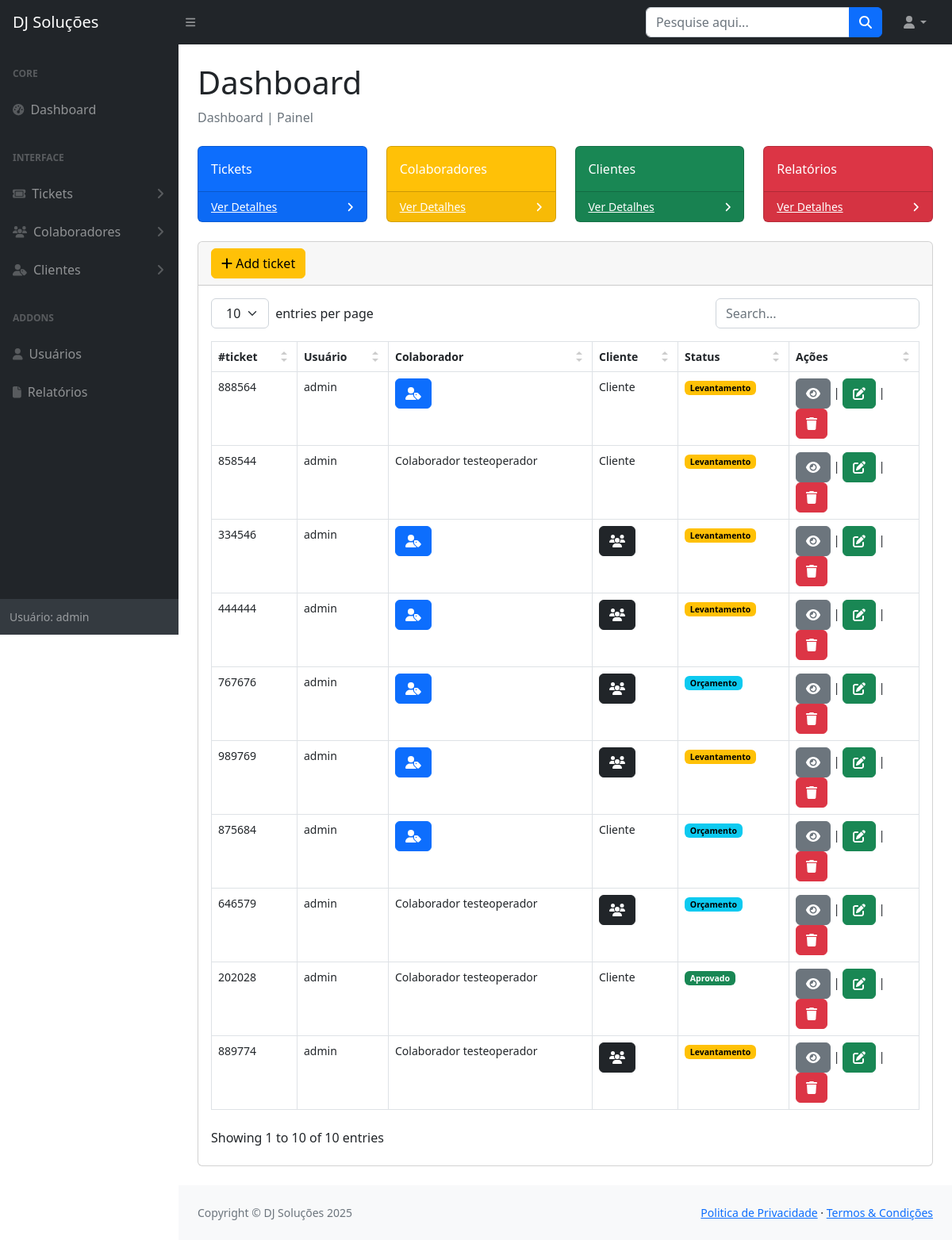
The app's page / (signed in) with its own data.
### ticket/models.py (models this page shows, shortened)
class Ticket(models.Model):
    ticket = models.CharField(max_length=6, unique=True)
    usuario = models.ForeignKey(User, on_delete=models.SET_NULL, null=True)
    colaborador = models.ForeignKey(Colaborador, on_delete=models.SET_NULL, null=True)
    cliente = models.ForeignKey(Cliente, on_delete=models.SET_NULL, null=True)
    status = models.CharField(max_length=1, choices=[('L', 'Levantamento'), ('O', 'Orçamento'), ('A', 'Aprovado'), ('F', 'Finalizado'), ('B', 'Buscar-Prestador')])
    descricao = models.TextField()
    valor_mao_obra = models.DecimalField(max_digits=10, decimal_places=2)
    valor_custo = models.DecimalField(max_digits=10, decimal_places=2)
    valor_faturamento = models.DecimalField(max_digits=10, decimal_places=2)
    data_criacao = models.DateField(auto_now_add=True)
    ultimo_update = models.DateField(auto_now_add=True)
    finalizado = models.BooleanField(default=False, null=True)
    data_finalizar = models.DateField()
    class Meta:
        ordering = ['data_criacao']

### cliente/models.py (models this page shows)
class Cliente(models.Model):
    nome = models.CharField(max_length=255)
    usuario = models.ForeignKey(User, on_delete=models.SET_NULL, null=True)
    gerente_loja = models.CharField(max_length=100)
    telefone = models.CharField(max_length=13)
    gerente_regional = models.CharField(max_length=100)
    enderecoCli = models.TextField()
    def __str__(self):
        return self.nome

### colaborador/models.py (models this page shows)
class Colaborador(models.Model):
    nomeCol = models.CharField(max_length=255)
    usuario = models.ForeignKey(User, on_delete=models.SET_NULL, null=True)
    telefone = models.CharField(max_length=11)
    cpf_cnpj = models.CharField(max_length=20, null=True, unique=True)
    pix = models.CharField(max_length=100)
    funcao = models.CharField(max_length=100)
    enderecoCol = models.TextField()
    def __str__(self):
        return self.nomeCol

### core/views.py (the view)
# urls.py: path('', views.dashboardviews, name="dashboard"),
@login_required
def dashboardviews(request):
    usuario = request.user
    if has_role(usuario, [User, 'super']):
        tickets = Ticket.objects.filter(finalizado=False).order_by('-data_criacao')
    else:
        tickets = Ticket.objects.filter(finalizado=False, usuario=usuario.pk).order_by('-data_criacao')
    context = {
        'tickets': tickets,
        'title': 'Painel',
    }
    return render(request, "index.html", context)

### templates/index.html (shortened to what this page needs)
{% extends "_layout/base.html" %}
{% block conteudo %}
<div class="row">
    <div class="col-xl-3 col-md-6">
        <div class="card bg-primary text-white mb-4">
            <div class="card-body">Tickets</div>
            <div class="card-footer d-flex align-items-center justify-content-between">
                <a class="small text-white stretched-link" href="{% url 'dashboard-ticket' %}">Ver Detalhes</a>
                <div class="small text-white"><i class="fas fa-angle-right"></i></div>
            </div>
        </div>
    </div>
    <div class="col-xl-3 col-md-6">
        <div class="card bg-warning text-white mb-4">
            <div class="card-body">Colaboradores</div>
            <div class="card-footer d-flex align-items-center justify-content-between">
                <a class="small text-white stretched-link" href="{% url 'dashboard-colaborador' %}">Ver Detalhes</a>
                <div class="small text-white"><i class="fas fa-angle-right"></i></div>
            </div>
        </div>
    </div>
    <div class="col-xl-3 col-md-6">
        <div class="card bg-success text-white mb-4">
            <div class="card-body">Clientes</div>
            <div class="card-footer d-flex align-items-center justify-content-between">
                <a class="small text-white stretched-link" href="{% url 'dashboard-cliente' %}">Ver Detalhes</a>
                <div class="small text-white"><i class="fas fa-angle-right"></i></div>
            </div>
        </div>
    </div>
    <div class="col-xl-3 col-md-6">
        <div class="card bg-danger text-white mb-4">
            <div class="card-body">Relatórios</div>
            <div class="card-footer d-flex align-items-center justify-content-between">
                <a class="small text-white stretched-link" href="#">Ver Detalhes</a>
                <div class="small text-white"><i class="fas fa-angle-right"></i></div>
            </div>
        </div>
    </div>
</div>
<div class="card mb-4">
    <div class="card-header">
        <a class="btn btn-warning" href="{% url 'add-ticket' %}"><i class="fas fa-plus"></i> Add ticket </a>
    </div>
    <div class="card-body">
        <table id="datatablesSimple">
            <thead>
                <tr align="center">
                    <th scope="col">#ticket</th>
                    <th scope="col">Usuário</th>
                    <th scope="col">Colaborador</th>
                    <th scope="col">Cliente</th>
                    <th scope="col">Status</th>
                    <th scope="col">Ações</th>
                </tr>
            </thead>
            <tbody>
                {% for ticket in tickets %}
                <tr align="center">
                    <td>{{ ticket.ticket }}</td>
                    <td>{{ ticket.usuario }}</td>
                    <td>
                        {% if not ticket.colaborador  %}
                            <a href="/ticket/add-ticket-colaborador/{{ticket.id}}"><button class="btn btn-primary text-white"><i class="fas fa-user-tag"></i></button></a>
                        {% else %}
                            {{ ticket.colaborador }}
                        {% endif %}
                    </td>
                    <td>
                        {% if not ticket.cliente %}
                            <a href="/ticket/add-ticket-cliente/{{ticket.id}}"><button class="btn btn-dark"><i class="fas fa-users"></i></button></a>
                        {% else %}
                            {{ ticket.cliente }}
                        {% endif %}
                    </td>
                    <td>
                        {% if ticket.status == 'L' %}
                        <span class="badge text-bg-warning">Levantamento</span>
                        {% endif %}
                        {% if ticket.status == 'O' %}
                            <span class="badge text-bg-info">Orçamento</span>
                        {% endif %}
                        {% if ticket.status == 'A' %}
                            <span class="badge text-bg-success">Aprovado</span>
                        {% endif %}
                    <td>
                        <a href="/ticket/ticket/{{ ticket.pk }}"><button class="btn btn-secondary text-white"><i class="fas fa-eye"></i></button></a> |
                        <a href="/ticket/editar-ticket/{{ ticket.id }}"><button class="btn btn-success"><i class="fas fa-edit"></i></button></a> |
                        <a href="/ticket/deletar-ticket/{{ ticket.id }}"><button class="btn btn-danger"><i class="fas fa-trash"></i></button></a>
                    </td>
                </tr>
                {% endfor %}
            </tbody>
        </table>
    </div>
</div>
{% endblock %}

### templates/_layout/base.html (shortened to what this page needs)
{% load static  %}
<!DOCTYPE html>
<html lang="en">
    <head>
        <link href="{% static 'assets/dist/style.min.css' %}" rel="stylesheet" />
        <link href="{% static 'css/styles.css' %}" rel="stylesheet" />
    </head>
    <body class="sb-nav-fixed">
        {% include "paginas/nav.html" %}
        <div id="layoutSidenav">
            {% include "paginas/nav-lateral.html" %}
            <div id="layoutSidenav_content">
                <main>
                    <div class="container-fluid px-4">
                        <h1 class="mt-4">Dashboard</h1>
                        <ol class="breadcrumb mb-4">
                            <li class="breadcrumb-item active">Dashboard | {{ title }}</li>
                        </ol>
                        {% block conteudo %}{% endblock %}
                    </div>
                </main>
                {% include 'paginas/footer.html' %}
            </div>
        </div>
    </body>
</html>

### templates/paginas/nav.html (shortened to what this page needs)
<nav class="sb-topnav navbar navbar-expand navbar-dark bg-dark">
    <a class="navbar-brand ps-3" href="/">DJ Soluções</a>
    <button class="btn btn-link btn-sm order-1 order-lg-0 me-4 me-lg-0" id="sidebarToggle" href="#!"><i class="fas fa-bars"></i></button>
    <form class="d-none d-md-inline-block form-inline ms-auto me-0 me-md-3 my-2 my-md-0">
        <div class="input-group">
            <input class="form-control" type="text" placeholder="Pesquise aqui..." aria-label="Pesquise aqui..." aria-describedby="btnNavbarSearch" />
            <button class="btn btn-primary" id="btnNavbarSearch" type="button"><i class="fas fa-search"></i></button>
        </div>
    </form>
    <ul class="navbar-nav ms-auto ms-md-0 me-3 me-lg-4">
        <li class="nav-item dropdown">
            <a class="nav-link dropdown-toggle" id="navbarDropdown" href="#" role="button" data-bs-toggle="dropdown" aria-expanded="false"><i class="fas fa-user fa-fw"></i></a>
        </li>
    </ul>
</nav>

### templates/paginas/nav-lateral.html (shortened to what this page needs)
{% load permission_tags %}
<div id="layoutSidenav_nav">
    <nav class="sb-sidenav accordion sb-sidenav-dark" id="sidenavAccordion">
        <div class="sb-sidenav-menu">
            <div class="nav">
                <div class="sb-sidenav-menu-heading">Core</div>
                <a class="nav-link" href="/">
                    <div class="sb-nav-link-icon"><i class="fas fa-tachometer-alt"></i></div>
                    Dashboard
                </a>
                <div class="sb-sidenav-menu-heading">Interface</div>
                <a class="nav-link collapsed" href="#" data-bs-toggle="collapse" data-bs-target="#collapseLTickets" aria-expanded="false" aria-controls="collapseLTickets">
                    <div class="sb-nav-link-icon"><i class="fas fa-ticket"></i></div>
                    Tickets
                    <div class="sb-sidenav-collapse-arrow"><i class="fas fa-angle-down"></i></div>
                </a>
                <a class="nav-link collapsed" href="#" data-bs-toggle="collapse" data-bs-target="#collapseColaborador" aria-expanded="false" aria-controls="collapseColaborador">
                    <div class="sb-nav-link-icon"><i class="fas fa-users"></i></div>
                    Colaboradores
                    <div class="sb-sidenav-collapse-arrow"><i class="fas fa-angle-down"></i></div>
                </a>
                <a class="nav-link collapsed" href="#" data-bs-toggle="collapse" data-bs-target="#collapseClientes" aria-expanded="false" aria-controls="collapseClientes">
                    <div class="sb-nav-link-icon"><i class="fas fa-user-tag"></i></div>
                    Clientes
                    <div class="sb-sidenav-collapse-arrow"><i class="fas fa-angle-down"></i></div>
                </a>
                {% if user|has_role:'super' %}
                <div class="sb-sidenav-menu-heading">Addons</div>
                <a class="nav-link" href="{% url 'index-usuario' %}">
                    <div class="sb-nav-link-icon"><i class="fas fa-user"></i></div>
                    Usuários
                </a>
                <a class="nav-link" href="tables.html">
                    <div class="sb-nav-link-icon"><i class="fas fa-file"></i></div>
                    Relatórios
                </a>
                {%  endif %}
            </div>
        </div>
        <div class="sb-sidenav-footer">
            <div class="small">Usuário: {{user.username}}</div>
        </div>
    </nav>
</div>

### templates/paginas/footer.html
<footer class="py-4 bg-light mt-auto">
    <div class="container-fluid px-4">
        <div class="d-flex align-items-center justify-content-between small">
            <div class="text-muted">Copyright &copy; DJ Soluções 2025</div>
            <div>
                <a href="#">Politica de Privacidade</a>
                &middot;
                <a href="#">Termos &amp; Condições</a>
            </div>
        </div>
    </div>
</footer>

### records on screen
Ticket: ticket "888564", usuario "admin", cliente "Cliente", status "Levantamento"
Ticket: ticket "858544", usuario "admin", colaborador "Colaborador testeoperador", cliente "Cliente", status "Levantamento"
Ticket: ticket "334546", usuario "admin", status "Levantamento"
Ticket: ticket "444444", usuario "admin", status "Levantamento"
Ticket: ticket "767676", usuario "admin", status "Orçamento"
Ticket: ticket "989769", usuario "admin", status "Levantamento"
Ticket: ticket "875684", usuario "admin", cliente "Cliente", status "Orçamento"
Ticket: ticket "646579", usuario "admin", colaborador "Colaborador testeoperador", status "Orçamento"
Ticket: ticket "202028", usuario "admin", colaborador "Colaborador testeoperador", cliente "Cliente", status "Aprovado"
Ticket: ticket "889774", usuario "admin", colaborador "Colaborador testeoperador", status "Levantamento"

### other values on screen
{{ user.username }} "admin"
{{ title }} "Painel"
